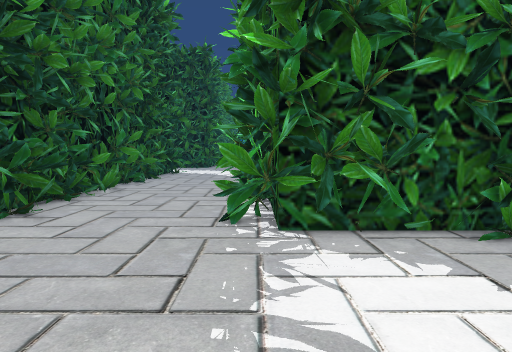
View 1 (above)

21 first-person views from a walk through a Unity game level. The camera is 1.3 m above the floor, tilts 4° down and sees 75° across. The floor is counted in squares, 1 m on a side. Each view is taken from the middle of a square. On the plan, view 1 faces up. The plan holds only what a view shows up to about 14 squares ahead; the rest is blank. The place goes on beyond the plan. The player is left out.

View 2
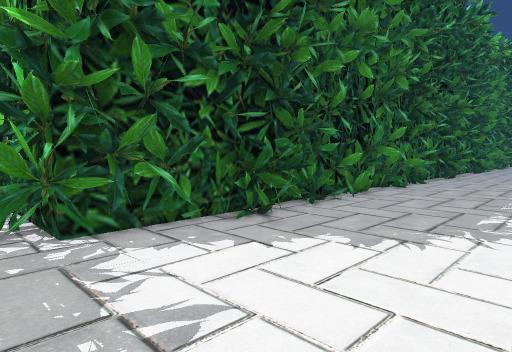

View 3
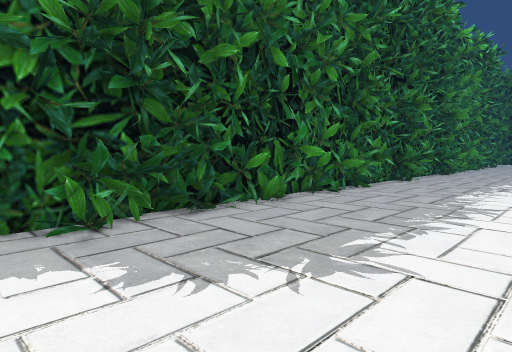

View 4
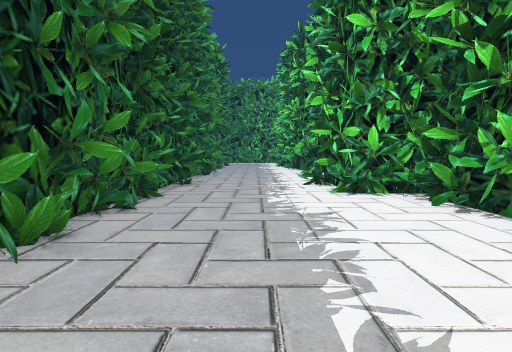

View 5
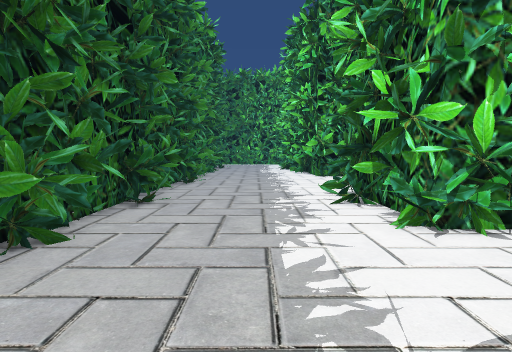

View 6
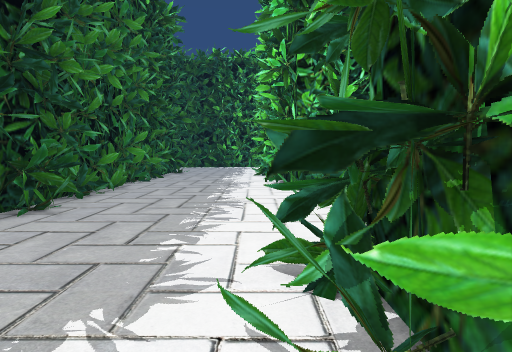

View 7
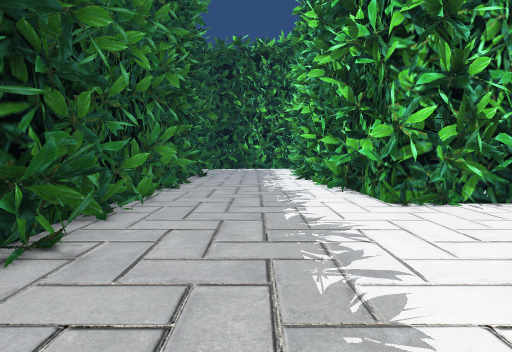

View 8
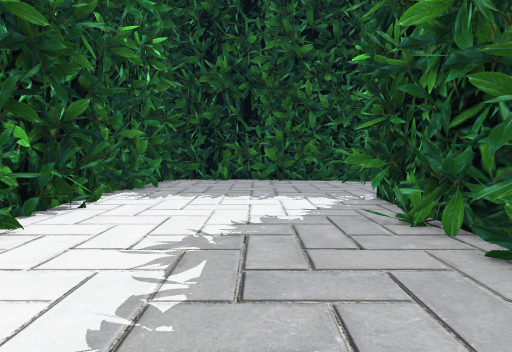

View 9
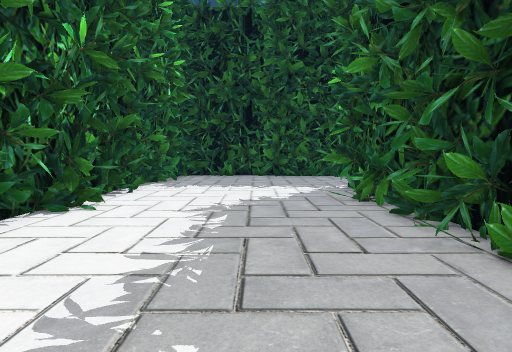

View 10
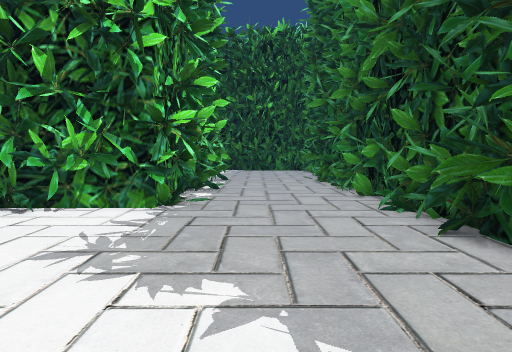

View 11
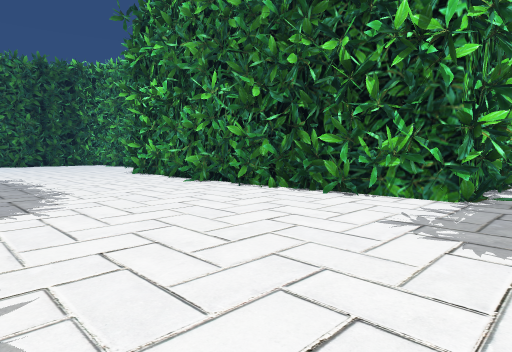

View 12
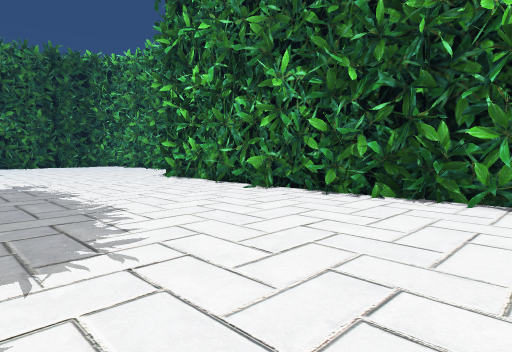

View 13
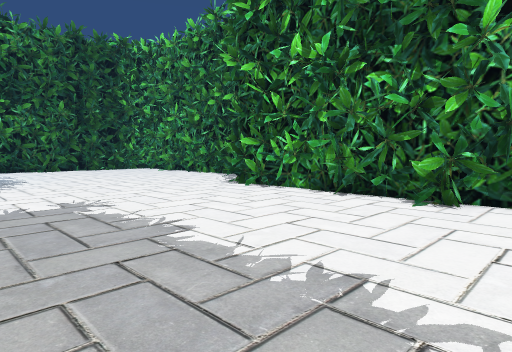

View 14
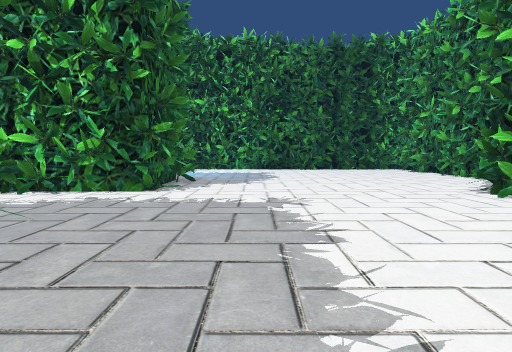

View 15
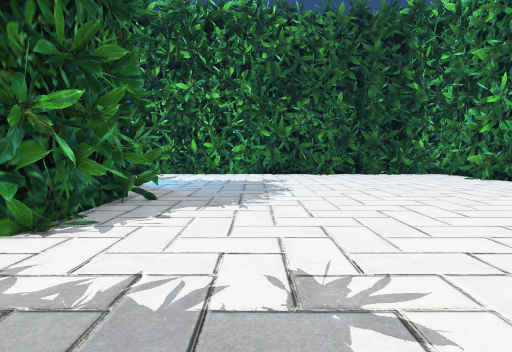

View 16
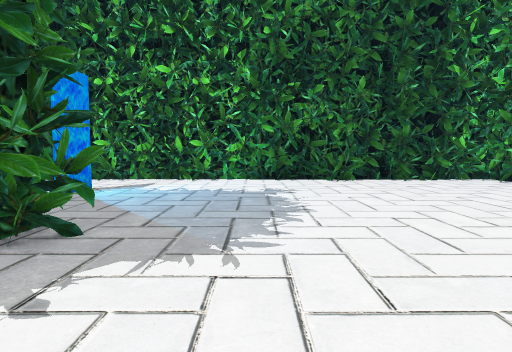

View 17
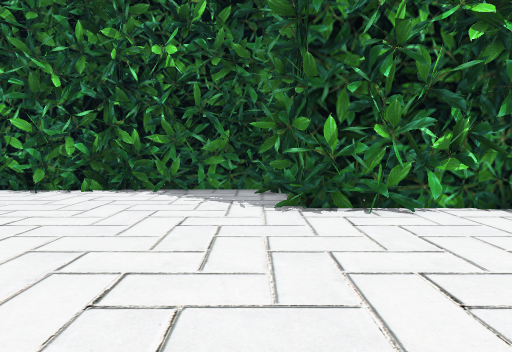

View 18
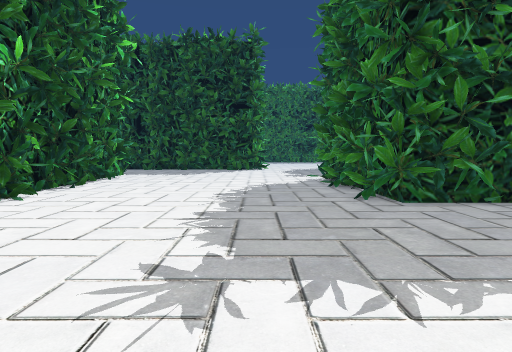

View 19
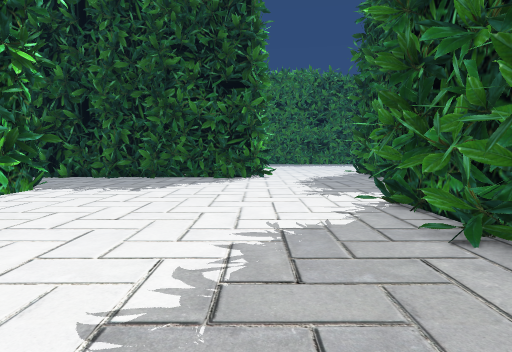

View 20
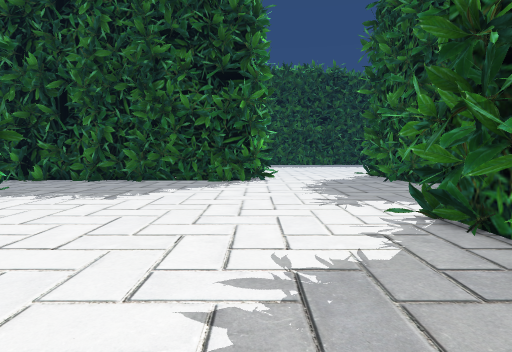

View 21
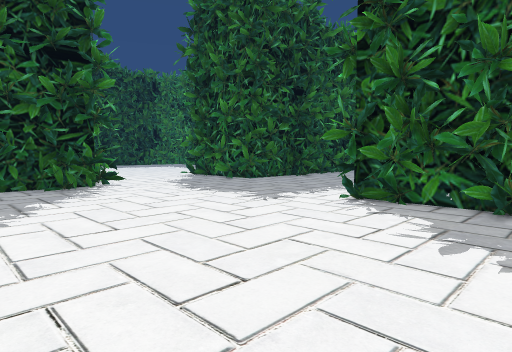

### Floor plan
Key: @ floor where view 1 was taken; # wall or solid block; . floor; = window, fence, low wall or low ledge.
Columns run from 5 left of view 1 to 33 right of it. Each row starts with its distance up from view 1.
 30                        #
 29  ##  ..          #    .#
 28  # ....          #. ...##         ##..
 27  ......##        #.....##      .......
 26  .......##      ##......##   ##.......
 25  .......##########......###### .......
 24  .....................................
 23  .....................................
 22 #.....................................
 21 #.....................................
 20 #.....................................
 19 #.....................................
 18 # ....................................
 17 # ....................................
 16 #..............# .....................
 15 #....####################.............
 14 #...###                ###............
 13 #...##                  #.............
 12 #...#                   ##........
 11 #...#                   ###########
 10 #...#
  9 #...#
  8 #...#
  7 #...#
  6  ...##
  5  ...###################################
  4   ...   .# ....=.. #...### .......  ..
  3   .....................................
  2  ......................................
  1  ......................................
  0  ....@............. #.####........ ####
 -1    .......=........#######......#######
 -2  ####################       ... ##

Where each view was taken, in squares from view 1:
view 1: 0 up, 0 right, facing up
view 2: 0 up, 1 left, facing up-right
view 3: 1 down, 2 right, facing up-right
view 4: 2 up, 4 right, facing right
view 5: 2 up, 9 right, facing right
view 6: 0 up, 16 right, facing right
view 7: 2 up, 19 right, facing right
view 8: 2 up, 10 right, facing left
view 9: 2 up, 13 right, facing left
view 10: 22 up, 2 left, facing down
view 11: 24 up, 2 left, facing down-right
view 12: 24 up, 2 right, facing down-right
view 13: 24 up, 8 right, facing down-right
view 14: 22 up, 8 right, facing right
view 15: 22 up, 14 right, facing right
view 16: 22 up, 18 right, facing right
view 17: 22 up, 20 right, facing down
view 18: 22 up, 20 right, facing left
view 19: 22 up, 12 right, facing left
view 20: 22 up, 10 right, facing left
view 21: 17 up, 8 right, facing up-left
